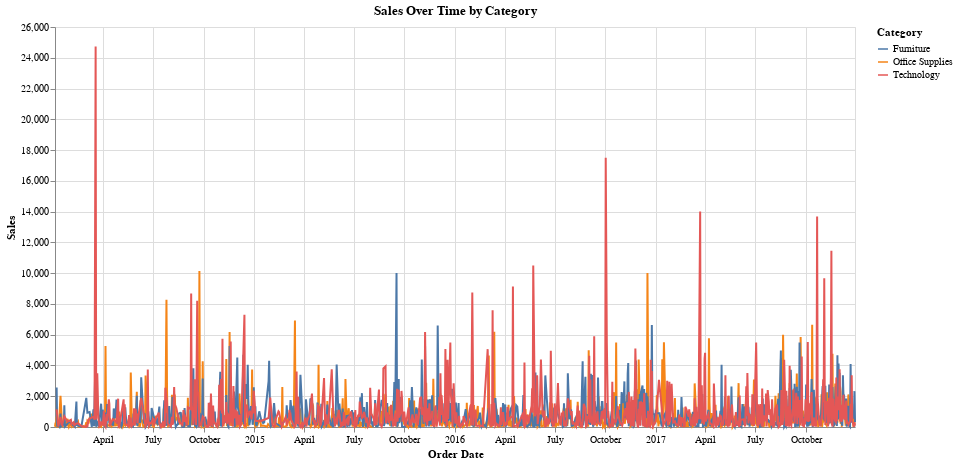

The notebook cell this image was saved under:
### Code cell
import pandas as pd
import altair as alt

df = pd.read_csv("sample_superstore.csv", encoding="latin1", parse_dates=["Order Date"])

df_grouped = df.groupby(["Order Date", "Category"])["Sales"].sum().reset_index()

lineplot = alt.Chart(df_grouped).mark_line().encode(
    x="Order Date:T", 
    y="Sales:Q",      
    color="Category:N", 
    tooltip=["Order Date", "Category", "Sales"]
).properties(
    title="Sales Over Time by Category",
    width=800,
    height=400
)
lineplot

### Figure 1 — Vega-Lite specification as saved in the notebook (floating-point values rounded to 4 significant figures; data arrays with more than 128 entries replaced by an {"elided": "..."} marker saying what was removed)
{"config": {"view": {"continuousWidth": 300, "continuousHeight": 300}}, "data": {"name": "data-d58dced40969e6f13a1e02db8ffa86d4"}, "mark": {"type": "line"}, "encoding": {"color": {"field": "Category", "type": "nominal"}, "tooltip": [{"field": "Order Date", "type": "temporal"}, {"field": "Category", "type": "nominal"}, {"field": "Sales", "type": "quantitative"}], "x": {"field": "Order Date", "type": "temporal"}, "y": {"field": "Sales", "type": "quantitative"}}, "height": 400, "title": "Sales Over Time by Category", "width": 800, "$schema": "https://vega.github.io/schema/vega-lite/v5.20.1.json", "datasets": {"data-d58dced40969e6f13a1e02db8ffa86d4": {"elided": "2861 records"}}}
